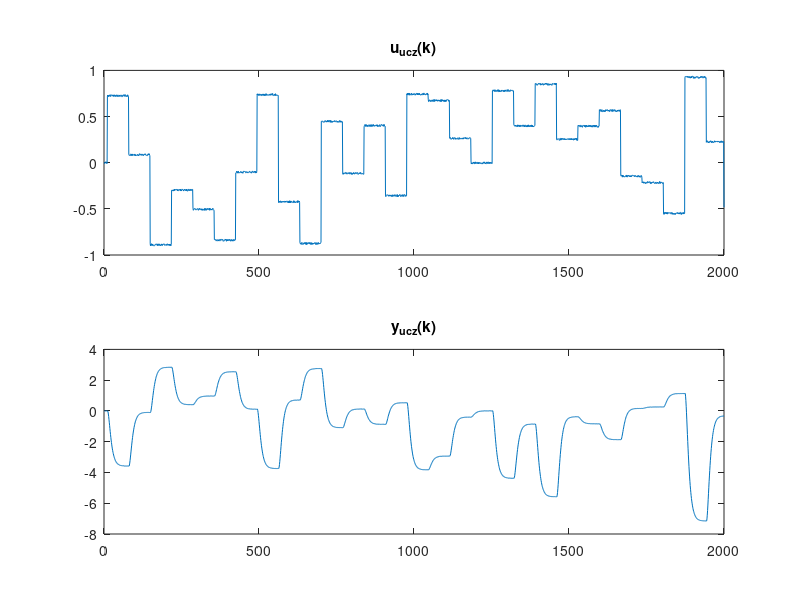
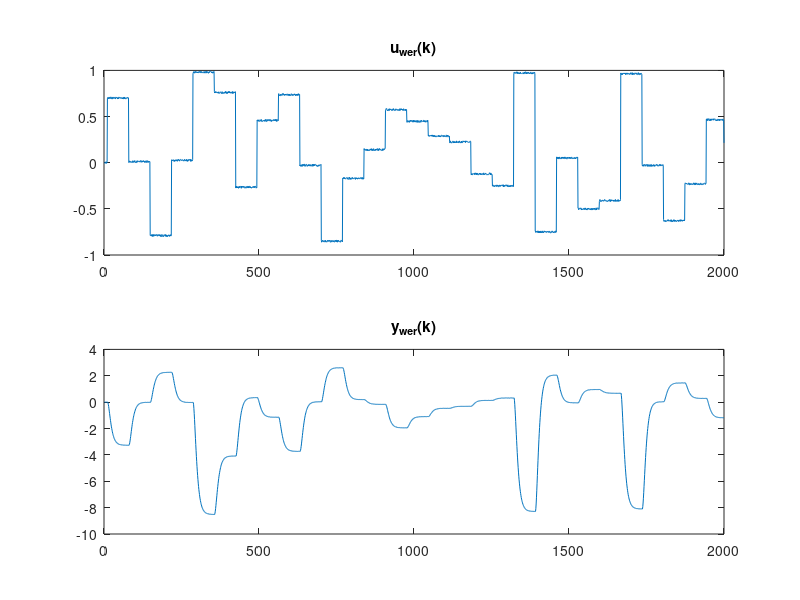

Write the MATLAB code that produced these figures, in order. (Note: this script raises an error after producing the figures.)
clear all;
%% inicjalizacja
x0=10;
y0=10;
width=1000;
height=800;
%% import danych
ucz = importdata('danedynucz9.txt');
u_ucz = ucz(:,1);
y_ucz = ucz(:,2);
wer = importdata('danedynwer9.txt');
u_wer = wer(:,1);
y_wer = wer(:,2);
lenght=size(wer);
P = lenght(1); %liczba próbek
%% wykresy danych dynamicznych
k = 1:P;
h = figure;
set(h,'units','points','position',[x0,y0,width,height]); 
subplot(2,1,1)
plot(k,u_ucz)
title('u_{ucz}(k)');
subplot(2,1,2);
plot(k,y_ucz)
title('y_{ucz}(k)');
name =  'dane_dyn_ucz.png';
saveas(h,name,'png');

h = figure;
set(h,'units','points','position',[x0,y0,width,height]); 
subplot(2,1,1)
plot(k,u_wer)
title('u_{wer}(k)');
subplot(2,1,2);
plot(k,y_wer)
title('y_{wer}(k)');
name =  'dane_dyn_wer.png';
saveas(h,name,'png');

%% dynamiczne modele trzeba to tak poukładać żeby wyszło tyle modeli ile trzeba i żeby się tabelki zrobiły
N=1; %stopien wielomianu
D=3; %rzad dynamiki
k_pocz = 5; % chwila, od której rozpoczynamy identyfikacje

ymod_ucz = zeros(P,1);
ymod_wer = zeros(P,1);
Y = y_ucz(k_pocz:P);
ymod_ucz(1:k_pocz) = y_ucz(1:k_pocz);
ymod_wer(1:k_pocz) = y_wer(1:k_pocz);

mode=1;

% uczenie modelu
c=1; %kolumna
for i=1:D         
    for j=1:N
       M(:,c)= u_ucz(k_pocz-i:P-i).^j;
       M(:,c+N*2)=y_ucz(k_pocz-i:P-i).^j;
       c=c+1;
    end
end
w=M\Y;

% sprawdzenie modelu

% bez rekurencji
if mode==0 
    c=1;
     for  i=1:D        
        for j=1:N
            m_wer(:,c)= u_wer(k_pocz-i:P-i).^j;
            m_wer(:,c+N*2)=y_wer(k_pocz-i:P-i).^j;
            c=c+1;
        end
     end
    ymod_ucz(k_pocz:P)=M*w;
    ymod_wer(k_pocz:P)=m_wer*w;
end

% z rekurencja
if mode==1
   past_ucz = zeros(D,1);
   past_wer = zeros(D,1);
   for k=D+1:P
     c=1;
     for i=1:D       
        for j=1:N
            m_ucz(1,c)= u_ucz(k-i)^j;
            m_ucz(1,c+N*2)=past_ucz(i)^j;
            m_wer(1,c)= u_wer(k-i)^j;
            m_wer(1,c+N*2)=past_wer(i)^j;
            c=c+1;
        end
     end
    ymod_ucz(k)=m_ucz*w;
    ymod_wer(k)=m_wer*w;
    past_ucz = [ymod_ucz(k);past_ucz((1:end-1))];
    past_wer = [ymod_wer(k);past_wer((1:end-1))];
   end
end


%% bledy modelu
E_ucz = 0;
E_wer = 0;
for k=k_pocz:P
   E_ucz = E_ucz + (ymod_ucz(k)-y_ucz(k))^2; 
   E_wer = E_wer + (ymod_wer(k)-y_wer(k))^2;  
end
%% wykresy danych i modelu
k = 1:P;
figure('Name','Model, zbiór uczacy','NumberTitle','off');
subplot(2,1,1)
plot(k,y_ucz)
hold on
plot(k,ymod_ucz,'g')
title('y_{ucz}(k)');
subplot(2,1,2);
plot(k,y_wer)
hold on
plot(k,ymod_wer,'g')
title('y_{wer}(k)');
